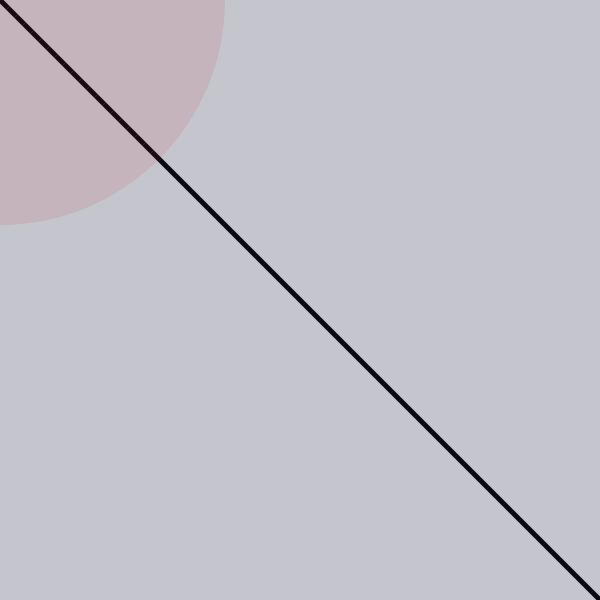
Frame 1 (no input)
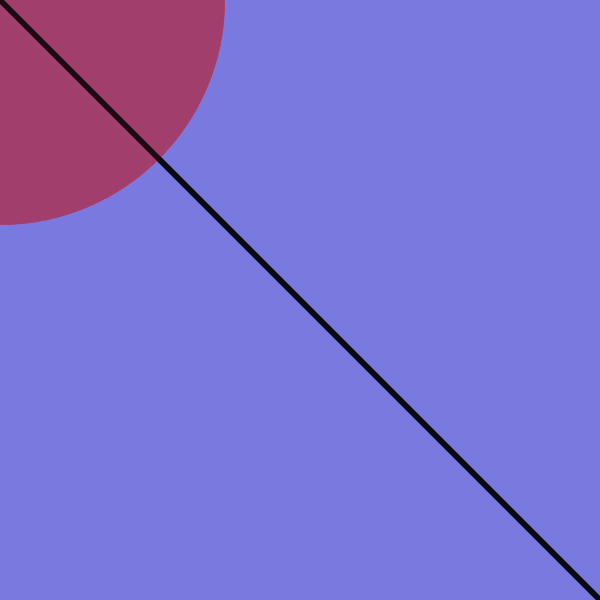
Frame 60 (the mouse pressed at the canvas centre just before this capture)
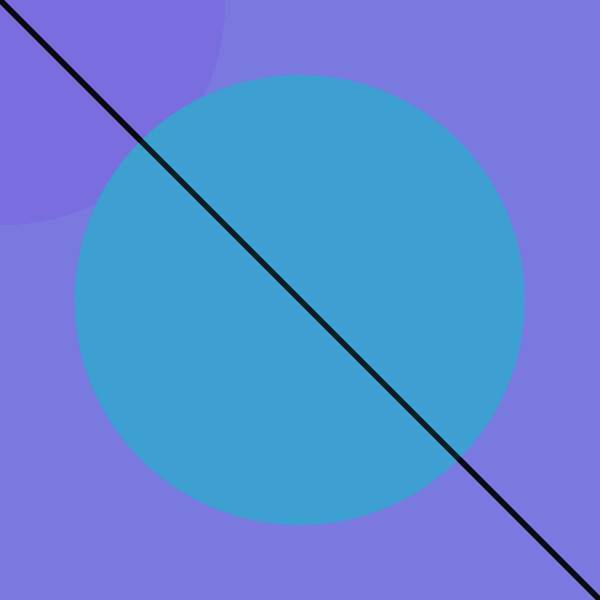
Frame 120 (the mouse held since frame 60 and released just before this capture)

The Processing sketch that drew these frames (run headless with seeded random() and noise(); from frame 60 on, the mouse is pressed at the canvas centre):

// Processing sketch: colores
// ── colores.pde
void setup(){
  size(600,600);
  colorMode(HSB,360,100,100);
}


void draw(){
  
  //background(0,0,100);
  
  stroke(0,0,0);
  strokeWeight(5);
  line(0,0,600,600);
  
  fill(240,50,90,20);
  noStroke();
  rect(0,0,600,600);
  //background(240,50,90,200);

  float H = 0;
  
  if(mouseX > 75 && mouseX < 600-75){
     H = map(mouseX,75,525,0,360);
  }
 // float H = map(mouseX,0,600,0,360);
  color c = color(H,90,75,25);
  
  fill(c);
  ellipse(mouseX,mouseY,450,450);
}
